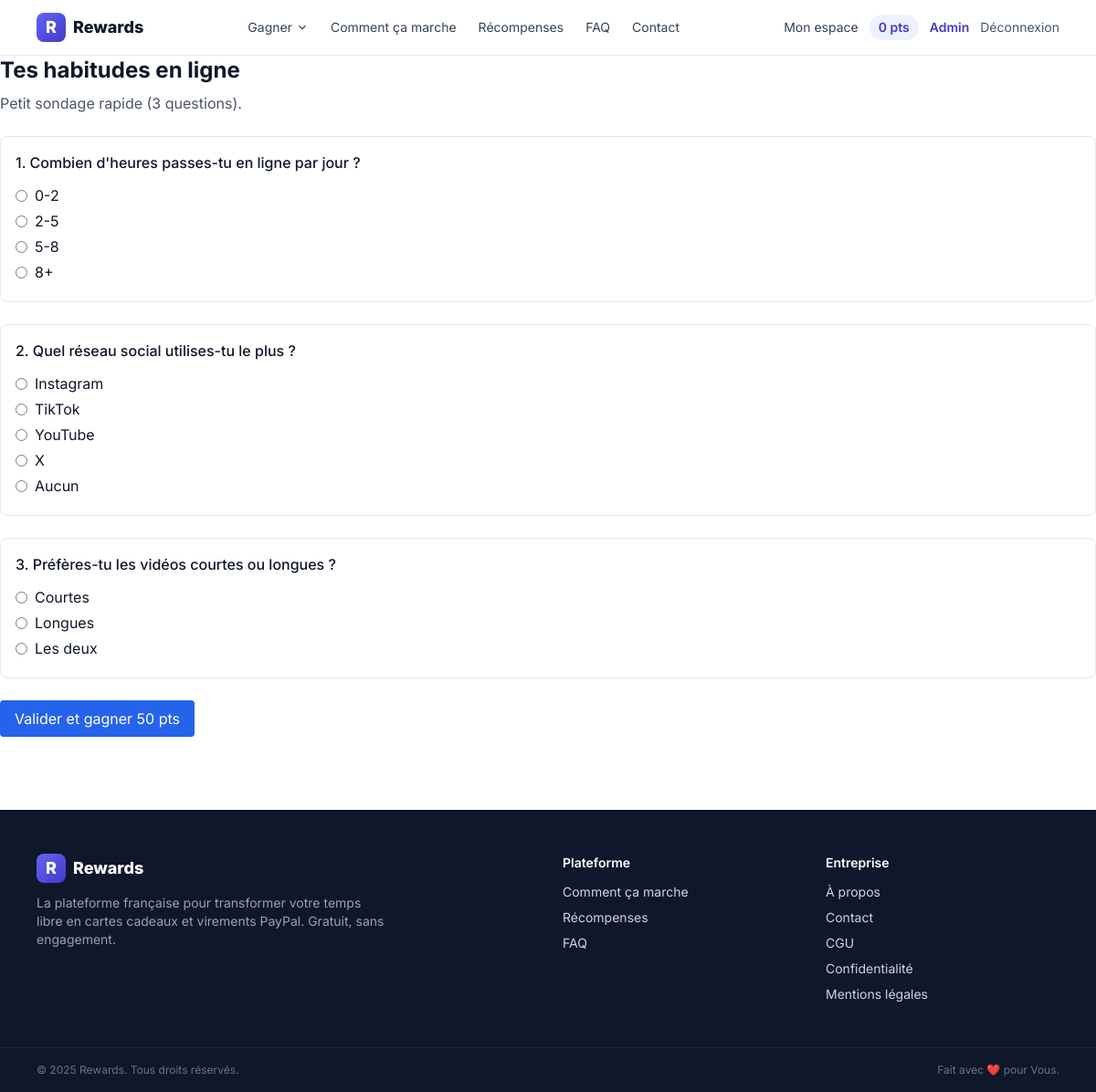
The app's page /surveys/1 (signed in) with its own data.
### models.py (models this page shows, shortened)
class User(UserMixin, db.Model):
    __tablename__ = "users"
    id = db.Column(db.Integer, primary_key=True)
    email = db.Column(db.String(255), unique=True, nullable=False, index=True)
    password_hash = db.Column(db.String(255), nullable=False)
    points_balance = db.Column(db.Integer, default=0, nullable=False)
    referral_code = db.Column(db.String(16), unique=True, default=_gen_referral_code, nullable=False)
    referred_by_id = db.Column(db.Integer, db.ForeignKey("users.id"), nullable=True)
    paypal_email = db.Column(db.String(255), nullable=True)
    is_admin = db.Column(db.Boolean, default=False, nullable=False)
    created_at = db.Column(db.DateTime, default=datetime.utcnow, nullable=False)
    transactions = db.relationship("PointTransaction", backref="user", lazy="dynamic")
    completions = db.relationship("Completion", backref="user", lazy="dynamic")
    withdrawals = db.relationship("Withdrawal", backref="user", lazy="dynamic")

class Survey(db.Model):
    __tablename__ = "surveys"
    id = db.Column(db.Integer, primary_key=True)
    title = db.Column(db.String(255), nullable=False)
    description = db.Column(db.Text, nullable=True)
    points_reward = db.Column(db.Integer, nullable=False, default=50)
    active = db.Column(db.Boolean, default=True, nullable=False)
    created_at = db.Column(db.DateTime, default=datetime.utcnow)
    questions = db.relationship("SurveyQuestion", backref="survey",
                                cascade="all, delete-orphan", lazy="joined")

class SurveyQuestion(db.Model):
    __tablename__ = "survey_questions"
    id = db.Column(db.Integer, primary_key=True)
    survey_id = db.Column(db.Integer, db.ForeignKey("surveys.id"), nullable=False)
    text = db.Column(db.String(500), nullable=False)
    options = db.Column(db.String(1000), nullable=False)
    def options_list(self) -> list[str]:
        return [o for o in self.options.split("|") if o]

### surveys/routes.py (the view, shortened to what this page needs)
@surveys_bp.route("/<int:survey_id>", methods=["GET", "POST"])
@login_required
def take_survey(survey_id: int):
    survey = Survey.query.get_or_404(survey_id)
    if not survey.active:
        abort(404)
    already = Completion.query.filter_by(
        user_id=current_user.id, item_type="survey", item_id=survey.id
    ).first()
    if already:
        flash("Tu as déjà répondu à ce sondage.", "info")
        return redirect(url_for("surveys.list_surveys"))
    return render_template("surveys/take.html", survey=survey)

### platforms/registry.py (called while the page is built)
def all_platforms(include_disabled: bool = False):
    return [p for p in PLATFORMS if include_disabled or p["enabled"]]

### templates/surveys/take.html
{% extends "base.html" %}
{% block content %}
<h1 class="text-2xl font-bold mb-2">{{ survey.title }}</h1>
<p class="text-gray-600 mb-6">{{ survey.description or '' }}</p>
<form method="post" class="space-y-6">
  {% for q in survey.questions %}
    <div class="border rounded-lg p-4">
      <p class="font-medium mb-3">{{ loop.index }}. {{ q.text }}</p>
      {% for opt in q.options_list() %}
        <label class="flex items-center gap-2 mb-1">
          <input type="radio" name="q_{{ q.id }}" value="{{ opt }}" required>
          <span>{{ opt }}</span>
        </label>
      {% endfor %}
    </div>
  {% endfor %}
  <button class="bg-blue-600 text-white px-4 py-2 rounded hover:bg-blue-700">
    Valider et gagner {{ survey.points_reward }} pts
  </button>
</form>
{% endblock %}

### templates/base.html (shortened to what this page needs)
<!doctype html>
<html lang="fr">
<head>
  <script src="https://cdn.tailwindcss.com"></script>
</head>
<body class="bg-white text-slate-900 min-h-screen flex flex-col">
<header class="bg-white/90 backdrop-blur border-b border-slate-200 sticky top-0 z-40">
  <div class="max-w-6xl mx-auto px-4 py-3 flex items-center justify-between">
    <a href="{{ url_for('index') }}" class="flex items-center gap-2 font-extrabold text-lg">
      <span class="inline-flex w-8 h-8 rounded-lg bg-gradient-to-br from-brand-500 to-brand-700 text-white items-center justify-center">R</span>
      <span>Rewards</span>
    </a>
    <nav class="hidden md:flex items-center gap-6 text-sm">
      <div class="relative group">
        <button class="text-slate-700 hover:text-brand-700 inline-flex items-center gap-1 py-2">
          Gagner
          <svg width="14" height="14" viewBox="0 0 24 24" fill="none" stroke="currentColor" stroke-width="2"><path d="M6 9l6 6 6-6"/></svg>
        </button>
      </div>
      <a href="{{ url_for('pages.how_it_works') }}" class="text-slate-700 hover:text-brand-700">Comment ça marche</a>
      <a href="{{ url_for('pages.rewards') }}" class="text-slate-700 hover:text-brand-700">Récompenses</a>
      <a href="{{ url_for('pages.faq') }}" class="text-slate-700 hover:text-brand-700">FAQ</a>
      <a href="{{ url_for('pages.contact') }}" class="text-slate-700 hover:text-brand-700">Contact</a>
    </nav>
    <div class="hidden md:flex items-center gap-3 text-sm">
      {% if current_user.is_authenticated %}
        <a href="{{ url_for('dashboard.home') }}" class="text-slate-700 hover:text-brand-700">Mon espace</a>
        <a href="{{ url_for('dashboard.home') }}" class="px-2.5 py-1 rounded-full bg-brand-50 text-brand-700 font-semibold">{{ current_user.points_balance }} pts</a>
        {% if current_user.is_admin %}
          <a href="{{ url_for('admin.dashboard') }}" class="text-brand-700 font-semibold">Admin</a>
        {% endif %}
        <a href="{{ url_for('auth.logout') }}" class="text-slate-600 hover:text-brand-700">Déconnexion</a>
      {% else %}
        <a href="{{ url_for('auth.login') }}" class="text-slate-700 hover:text-brand-700">Connexion</a>
        <a href="{{ url_for('auth.signup') }}" class="bg-brand-600 text-white px-4 py-2 rounded-lg font-semibold hover:bg-brand-700 shadow-sm">Commencer gratuitement</a>
      {% endif %}
    </div>
  </div>
</header>
<main class="flex-1">
  {% block content %}{% endblock %}
</main>
{% include 'partials/footer.html' %}
</body>
</html>

### templates/base.html (style rules this page uses)
body { font-family: 'Inter', system-ui, sans-serif; }

### records on screen
User: points_balance "0"
Survey: title "Tes habitudes en ligne", description "Petit sondage rapide (3 questions).", points_reward "50"
SurveyQuestion: text "Combien d'heures passes-tu en ligne par jour ?", options_list "0-2" "2-5" "5-8" "8+"
SurveyQuestion: text "Quel réseau social utilises-tu le plus ?", options_list "Instagram" "TikTok" "YouTube" "X" "Aucun"
SurveyQuestion: text "Préfères-tu les vidéos courtes ou longues ?", options_list "Courtes" "Longues" "Les deux"
